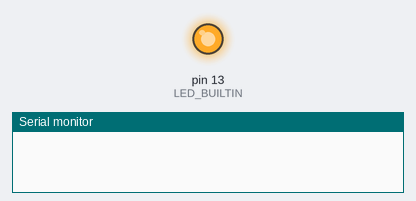
A sketch run on a simulated Arduino Uno, built with avr-gcc and run on an emulated ATmega328P. Shown: output pins drawn as LEDs (lit = HIGH), the last lines printed to the serial monitor.

Above: at 0.1 s.
At 38.1 s:
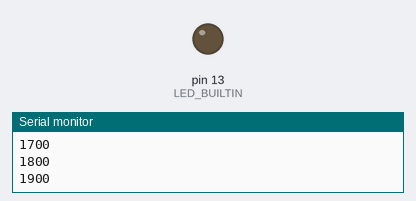
Timing chart, 0 to 39.6 s (numbered marks = the images above):
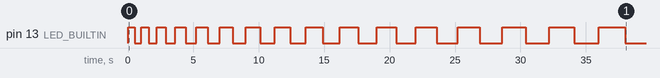

Measured:
- by itself, pin 13 (LED_BUILTIN): LOW → HIGH at 0.00 s, → LOW 0.50 s later, → HIGH 0.50 s later, → LOW 0.60 s later, … (32 changes in this stretch)

The sketch:

secao-1.4.ino
```cpp
// Seção 1.4 - Pisca-pisca com intervalo que aumenta

// Contador
int t = 500;

void setup() {
  pinMode(LED_BUILTIN,OUTPUT);
  Serial.begin(9600);
}

void loop() {

  // O primeiro tempo será de 500 ms
  // Mas para todas as próximas vezes, terá um acréscimo de 100 ms

  digitalWrite(LED_BUILTIN, HIGH);
  delay(t);
  digitalWrite(LED_BUILTIN, LOW);
  delay(t);

  Serial.println(t);
  t = t + 100;
}
```
